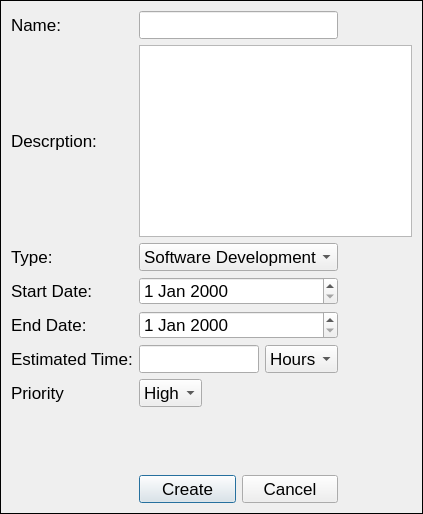
<?xml version="1.0" encoding="UTF-8"?>
<ui version="4.0">
 <class>Dialog</class>
 <widget class="QDialog" name="Dialog">
  <property name="geometry">
   <rect>
    <x>0</x>
    <y>0</y>
    <width>423</width>
    <height>514</height>
   </rect>
  </property>
  <property name="font">
   <font>
    <pointsize>13</pointsize>
   </font>
  </property>
  <property name="windowTitle">
   <string>Dialog</string>
  </property>
  <property name="styleSheet">
   <string notr="true">QDialog
{
	border:1px solid black;
}</string>
  </property>
  <layout class="QGridLayout" name="gridLayout">
   <item row="0" column="0">
    <widget class="QLabel" name="label">
     <property name="font">
      <font>
       <pointsize>13</pointsize>
      </font>
     </property>
     <property name="text">
      <string>Name:</string>
     </property>
    </widget>
   </item>
   <item row="0" column="1" colspan="3">
    <widget class="QLineEdit" name="lineEdit">
     <property name="font">
      <font>
       <pointsize>13</pointsize>
      </font>
     </property>
     <property name="text">
      <string/>
     </property>
    </widget>
   </item>
   <item row="1" column="0">
    <widget class="QLabel" name="label_2">
     <property name="font">
      <font>
       <pointsize>13</pointsize>
      </font>
     </property>
     <property name="text">
      <string>Descrption:</string>
     </property>
    </widget>
   </item>
   <item row="1" column="1" colspan="4">
    <widget class="QPlainTextEdit" name="plainTextEdit">
     <property name="font">
      <font>
       <pointsize>13</pointsize>
      </font>
     </property>
    </widget>
   </item>
   <item row="2" column="0">
    <widget class="QLabel" name="label_3">
     <property name="font">
      <font>
       <pointsize>13</pointsize>
      </font>
     </property>
     <property name="text">
      <string>Type:</string>
     </property>
    </widget>
   </item>
   <item row="2" column="1" colspan="3">
    <widget class="QComboBox" name="comboBox">
     <property name="font">
      <font>
       <pointsize>13</pointsize>
      </font>
     </property>
     <item>
      <property name="text">
       <string>Software Development</string>
      </property>
     </item>
    </widget>
   </item>
   <item row="3" column="0">
    <widget class="QLabel" name="label_4">
     <property name="font">
      <font>
       <pointsize>13</pointsize>
      </font>
     </property>
     <property name="text">
      <string>Start Date:</string>
     </property>
    </widget>
   </item>
   <item row="3" column="1" colspan="3">
    <widget class="QDateEdit" name="dateEdit">
     <property name="font">
      <font>
       <pointsize>13</pointsize>
      </font>
     </property>
    </widget>
   </item>
   <item row="3" column="4">
    <spacer name="horizontalSpacer">
     <property name="orientation">
      <enum>Qt::Horizontal</enum>
     </property>
     <property name="sizeHint" stdset="0">
      <size>
       <width>66</width>
       <height>24</height>
      </size>
     </property>
    </spacer>
   </item>
   <item row="4" column="0">
    <widget class="QLabel" name="label_5">
     <property name="font">
      <font>
       <pointsize>13</pointsize>
      </font>
     </property>
     <property name="text">
      <string>End Date:</string>
     </property>
    </widget>
   </item>
   <item row="4" column="1" colspan="3">
    <widget class="QDateEdit" name="dateEdit_2">
     <property name="font">
      <font>
       <pointsize>13</pointsize>
      </font>
     </property>
    </widget>
   </item>
   <item row="4" column="4">
    <spacer name="horizontalSpacer_2">
     <property name="orientation">
      <enum>Qt::Horizontal</enum>
     </property>
     <property name="sizeHint" stdset="0">
      <size>
       <width>66</width>
       <height>20</height>
      </size>
     </property>
    </spacer>
   </item>
   <item row="5" column="0">
    <widget class="QLabel" name="label_6">
     <property name="font">
      <font>
       <pointsize>13</pointsize>
      </font>
     </property>
     <property name="text">
      <string>Estimated Time:</string>
     </property>
    </widget>
   </item>
   <item row="5" column="1" colspan="3">
    <layout class="QHBoxLayout" name="horizontalLayout_2">
     <item>
      <widget class="QLineEdit" name="lineEdit_2">
       <property name="font">
        <font>
         <pointsize>13</pointsize>
        </font>
       </property>
      </widget>
     </item>
     <item>
      <widget class="QComboBox" name="comboBox_2">
       <property name="font">
        <font>
         <pointsize>13</pointsize>
        </font>
       </property>
       <item>
        <property name="text">
         <string>Hours</string>
        </property>
       </item>
      </widget>
     </item>
    </layout>
   </item>
   <item row="5" column="4">
    <spacer name="horizontalSpacer_3">
     <property name="orientation">
      <enum>Qt::Horizontal</enum>
     </property>
     <property name="sizeHint" stdset="0">
      <size>
       <width>66</width>
       <height>20</height>
      </size>
     </property>
    </spacer>
   </item>
   <item row="6" column="0">
    <widget class="QLabel" name="label_7">
     <property name="font">
      <font>
       <pointsize>13</pointsize>
      </font>
     </property>
     <property name="text">
      <string>Priority</string>
     </property>
    </widget>
   </item>
   <item row="6" column="1">
    <widget class="QComboBox" name="comboBox_3">
     <property name="font">
      <font>
       <pointsize>13</pointsize>
      </font>
     </property>
     <item>
      <property name="text">
       <string>High</string>
      </property>
     </item>
    </widget>
   </item>
   <item row="6" column="3" colspan="2">
    <spacer name="horizontalSpacer_4">
     <property name="orientation">
      <enum>Qt::Horizontal</enum>
     </property>
     <property name="sizeHint" stdset="0">
      <size>
       <width>135</width>
       <height>20</height>
      </size>
     </property>
    </spacer>
   </item>
   <item row="7" column="2">
    <spacer name="verticalSpacer">
     <property name="orientation">
      <enum>Qt::Vertical</enum>
     </property>
     <property name="sizeHint" stdset="0">
      <size>
       <width>20</width>
       <height>58</height>
      </size>
     </property>
    </spacer>
   </item>
   <item row="8" column="1" colspan="3">
    <layout class="QHBoxLayout" name="horizontalLayout">
     <item>
      <widget class="QPushButton" name="pushButton">
       <property name="font">
        <font>
         <pointsize>13</pointsize>
        </font>
       </property>
       <property name="text">
        <string>Create</string>
       </property>
      </widget>
     </item>
     <item>
      <widget class="QPushButton" name="pushButton_2">
       <property name="font">
        <font>
         <pointsize>13</pointsize>
        </font>
       </property>
       <property name="text">
        <string>Cancel</string>
       </property>
      </widget>
     </item>
    </layout>
   </item>
  </layout>
 </widget>
 <resources/>
 <connections/>
</ui>
